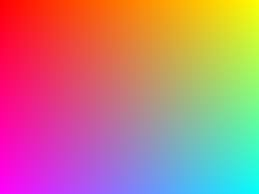
#> input picture Scripts/Files to use/Image/colours.bmp, 259 x 194 px
$ python imageSteg.py
#> lines starting #> are read from the running program, lines starting #| are printed output that depends on the picture
import numpy as np
import base64
import cv2
import os

class LSB:
    # to get object's format, size, data
    def get_object_info(self, file, itype):
        try:
            file_format = os.path.splitext(file)[-1].lower()
            size = os.path.getsize(file)
            name = os.path.basename(file)
            name = name.replace(file_format, '')
        except IOError:
            print('[!] {} file could not be opened.'.format(itype.title()))
        return size, file_format, name

    def get_secret_object(self, file, itype):
        try:
            with open(file, 'rb') as data:
                data = data.read()
        except IOError:
            print('[!] {} file could not be opened.'.format(itype.title()))
        return data

    def write_file(self, file_format, name, text):
        with open('Scripts\\static\decode_output\\' + name + '_secret' + file_format, 'wb') as f:
            f.write(text)

    # ========================================== COVER OBJECT : IMAGE ==========================================
    def get_cover_image(self, file, itype):
        try:
            data =  cv2.imread(file)
        except IOError:
            print('[!] {} file could not be opened.'.format(itype.title()))
        return data

    def save_cover_image(self, data, outfile):
        try:
            cv2.imwrite(outfile, data)
        except IOError as e:
            raise IOError('[!] {} file could not be written.'.format(outfile) + '\n[!] {}'.format(e))
        except Exception as e:
            raise Exception('[!] Unable to save file.' + '\n[!] {}'.format(e))

    # =============================================== CONVERTING ===============================================
    # convert 'data' to binary format as string
    def to_binary(self, data):
        if isinstance(data, str):
            return ''.join([format(ord(i), "08b") for i in data])
        elif isinstance(data, bytes) or isinstance(data,np.ndarray):
            return [format(i, "08b") for i in data]
        elif isinstance(data, int) or isinstance(data,np.uint8):
            return ''.join(data, "08b")
        else:
            raise TypeError("Type not supported.")

    # convert binary into 'data'
    def to_utf8_bytes(self, data):
        return bytes(''.join(chr(int(x, 2)) for x in data), encoding='utf8')

class Encode(LSB):
    def __init__(self, cover, secret, bits):
        print('[*] Encoding... ')
        self.cover = self.get_cover_image(cover, 'cover')
        cover_info = self.get_object_info(cover, 'cover')
        cover_size = cover_info[0]
        self.outfile = 'Scripts\\static\encode_output\\' + cover_info[2] + "_copy" + cover_info[1]

        self.secret = self.get_secret_object(secret, 'secret')
        secret_info = self.get_object_info(secret, 'secret')
        secret_size = secret_info[0]

        bit_pos = bits
        self.encode_to_image(secret_size, secret_info, cover_size, bit_pos)

    # b64 -> binary
    def to_base64(self, secret_info):
        encoded_string = base64.b64encode(self.secret)
        encoded_file_format = base64.b64encode(secret_info[1].encode('utf-8'))
        encoded_name = base64.b64encode(secret_info[2].encode('utf-8'))

        criteria = '#####'.encode('utf8') # add stopping criteria
        result = encoded_string + criteria + encoded_file_format + criteria + encoded_name + criteria
        result = ''.join(self.to_binary(result))
        return result

    def encode_to_image(self, secret_size, secret_info, cover_size, bit_pos):
        data_index = 0

        print("[*] Maximum bytes to encode: ", cover_size)
        if secret_size > cover_size:
            raise ValueError("[!] Insufficient bytes, need bigger image or less data.")

        binary_secret_data = self.to_base64(secret_info)
        data_len = len(binary_secret_data) # size of data to hide
        for row in self.cover:
            for pixel in row:
                r, g, b = self.to_binary(pixel) # convert RGB values to binary format
                list_r = list(r)
                list_g = list(g)
                list_b = list(b)
                for i in range(len(bit_pos)):
                    if data_index < data_len: # modify the least significant bit only if there is still data to store
                        list_r[bit_pos[i]] = binary_secret_data[data_index] # least significant red pixel bit
                        pixel[0] = int("".join(list_r), 2)
                        data_index += 1
                    else:
                        break
                for i in range(len(bit_pos)):
                    if data_index < data_len:
                        list_g[bit_pos[i]] = binary_secret_data[data_index] # least significant green pixel bit
                        pixel[1] = int("".join(list_g), 2)
                        data_index += 1
                    else:
                        break
                for i in range(len(bit_pos)):
                    if data_index < data_len:
                        list_b[bit_pos[i]] = binary_secret_data[data_index] # least significant blue pixel bit
                        pixel[2] = int("".join(list_b), 2)
                        data_index += 1
                    else:
                        break
        self.save_cover_image(self.cover, self.outfile)

class Decode(LSB):
    def __init__(self, steg, bits):
        print('[*] Decoding... ')
        self.steg = self.get_cover_image(steg, 'steg')
        bit_pos = bits
        self.file_format = self.decode_from_image(bit_pos)

    def __str__(self):
        return str(self.file_format)

    # binary -> b64
    def from_base64(self, data):
        decoded_string = self.to_utf8_bytes(data)
        result = decoded_string.split('#####'.encode('utf8'))
        message = base64.b64decode(result[0])
        file_format = base64.b64decode(result[1])
        name = base64.b64decode(result[2])
        return message, file_format, name

    def decode_from_image(self, bit_pos):
        binary_data = ""
        for row in self.steg:
            for pixel in row:
                r, g, b = self.to_binary(pixel)
                for i in range(len(bit_pos)):
                    binary_data += r[bit_pos[i]]
                for i in range(len(bit_pos)):
                    binary_data += g[bit_pos[i]]
                for i in range(len(bit_pos)):
                    binary_data += b[bit_pos[i]]

        # split by 8 bits
        extracted_bin = [binary_data[i: i+8] for i in range(0, len(binary_data), 8)]

        message = self.from_base64(extracted_bin)[0]
        file_format = self.from_base64(extracted_bin)[1].decode("utf-8")
        name = self.from_base64(extracted_bin)[2].decode("utf-8")
        self.write_file(file_format, name, message)

        return file_format

def main():

    payload = input("Enter payload file: ")
#> the answer given: ../Files to use/Image/Test.jpg
    cover_image = input("Enter image file: ")
#> the answer given: ../Files to use/Image/colours.bmp

    bits = int(input("Bits to replace? "))
#> the answer given: 3
    bit_pos = []
    for i in range(bits):
        bitPosInput = int(input("Enter bit position #" + str(i+1) + " to replace (0 - 7) : "))
        bit_pos.append(bitPosInput)
#> this loop made 3 passes; the answer given on pass 1: 1
    bit_pos.sort()

    Encode(cover_image, payload, bit_pos)
#> in get_cover_image, data is the input picture: shape (194, 259, 3); mean B, G, R 126.8, 126.9, 191.9
#> after the loop in encode_to_image, `for row in self.cover:`: data_index = 230456; pixel = [255, 254, 2]
#> in save_cover_image, `cv2.imwrite(outfile, data)`:
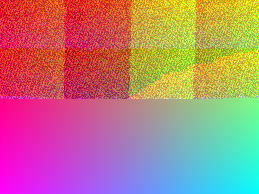
#> saved as colours_copy.bmp: shape (194, 259, 3); mean B, G, R 125.9, 125.8, 179.8

#> (the run stopped early here; a loop or call above may not have finished)
